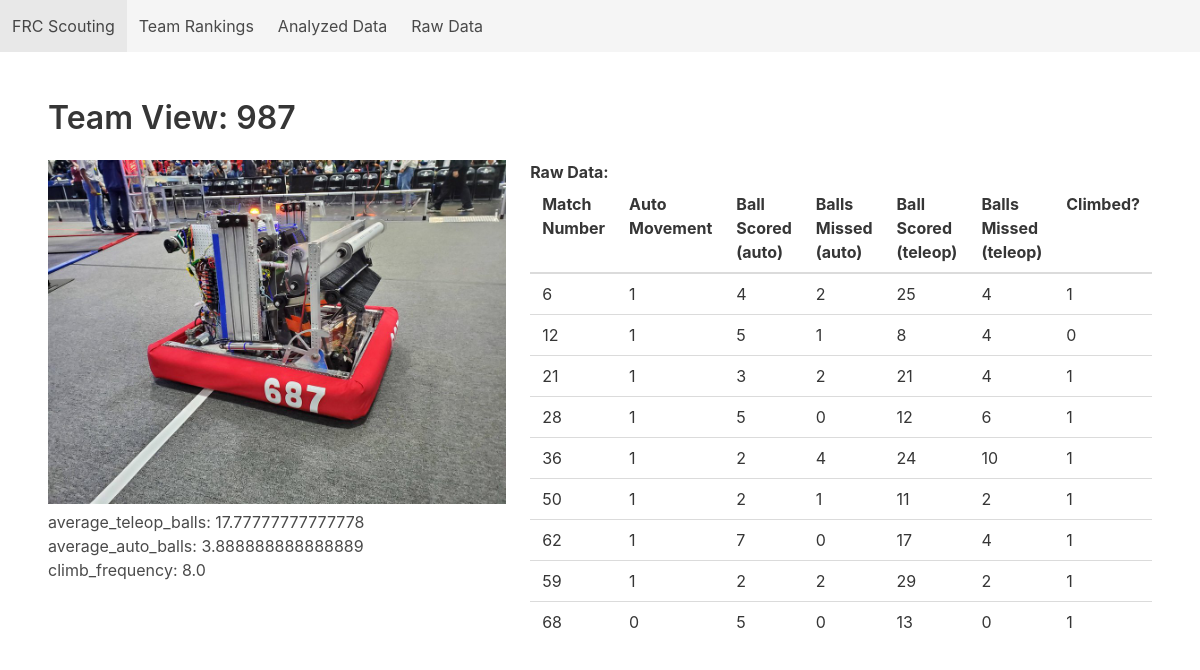
Page /team/987 on the earlier database version.
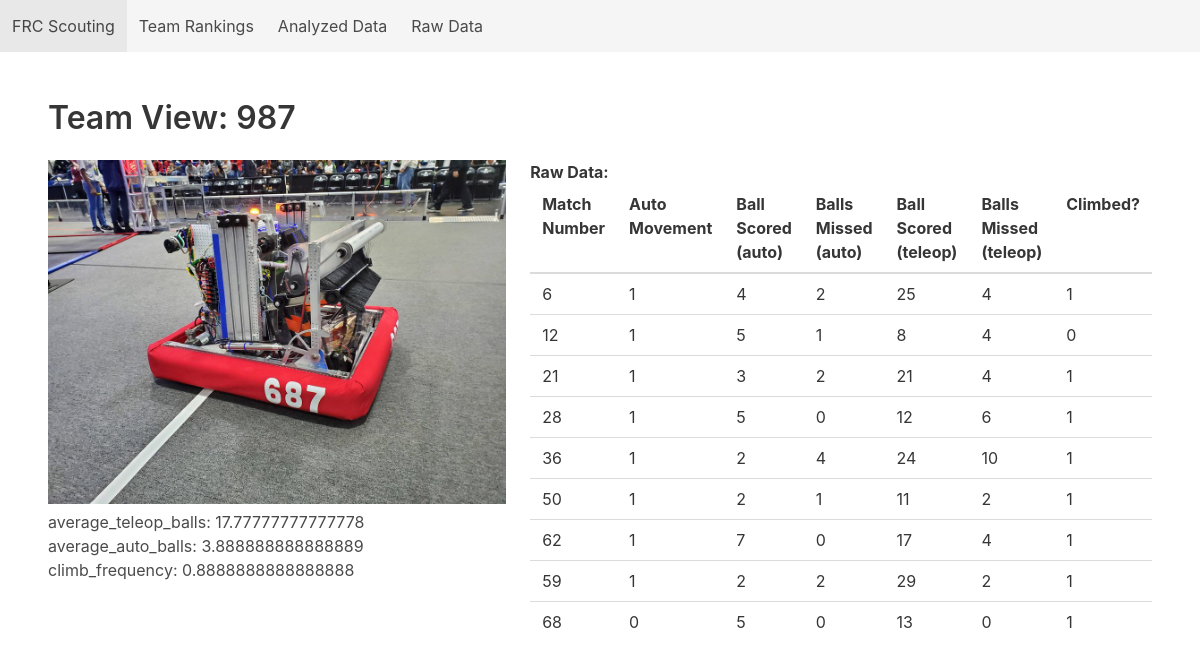
Same page on the later database version.
### tables this page shows
CREATE TABLE analyzed_scouting_data(team_number INTEGER, average_teleop_balls REAL, max_teleop_balls INTEGER, average_auto_balls REAL, max_auto_balls INTEGER, climb_frequency REAL);

### app.py (the view)
@app.route("/team/<int:team>")
def team_view(team : int):
    if (db.contains_team_number(team)):
        title_string = "Team View: " + str(team)
        print(db.get_analyzed_data_highlights(team)[0])
        return flask.render_template("team_view.html", title=title_string, headers=data.raw_match_data_headers_687, raw_match_data = db.get_raw_data_by_team_anonymous(team), highlights=db.get_analyzed_data_highlights(team)[0])
    else:
         return flask.render_template("base.html", title=f"Data for Team #{team} is not available")

### database.py (called while the page is built)
    def execute_return_query(self, query_text,  *parameters, headers=True):
        conn = sqlite3.connect(self.filename)
        cur = conn.cursor()
        cur.execute(query_text, parameters)
        column_names = []
        for column in cur.description:
            column_names.append(column[0])
        rows = cur.fetchall()
        if (headers):
            dicts = []
            for row in rows:
                d = dict(zip(column_names, row))
                dicts.append(d)
            conn.close()
            return dicts
        else:
            return rows

    def get_raw_data_by_team_anonymous(self, team_number : int):
        query = 'SELECT match_number, auto_movement, auto_balls_scored, auto_balls_missed, teleop_balls_scored, teleop_balls_missed, climb FROM raw_scouting_data WHERE team_number = ?;'
        return self.execute_return_query(query, team_number, headers=False)

    def contains_team_number(self, team_number):
        query = 'SELECT COUNT(*) FROM raw_scouting_data WHERE team_number = ?;'
        return self.execute_return_query(query, team_number, headers=False)[0][0] > 0

### templates/team_view.html
{% extends 'base.html' %}
{% block content %}
    <div class="columns">
        <div class="column">
            <img src="{{url_for('static', filename='687_robot.jpg')}}" width="500px" height="auto"/>
            {% for (title, value) in highlights.items() %}
                <h3>{{title}}: {{value}}</h3>
            {% endfor %}
        </div>
        <div class="column">
            <h2> <strong> Raw Data: </strong></h2>
            <table class="table">
                <thead>
                    {% for header in headers %}
                        <th> {{header}} </th>
                    {% endfor %}
                </thead>
                <tbdody>
                    {% for row in raw_match_data %}
                        <tr>
                            {% for data in row %}
                                <td>{{data}}</td>
                            {% endfor %}
                        </tr>
                    {% endfor %}
                </tbdody>
            </table>
        </div>
    </div>
{% endblock %}

Differences in the rows shown:
changed analyzed_scouting_data: climb_frequency "8.0" → "0.8888888888888888"
